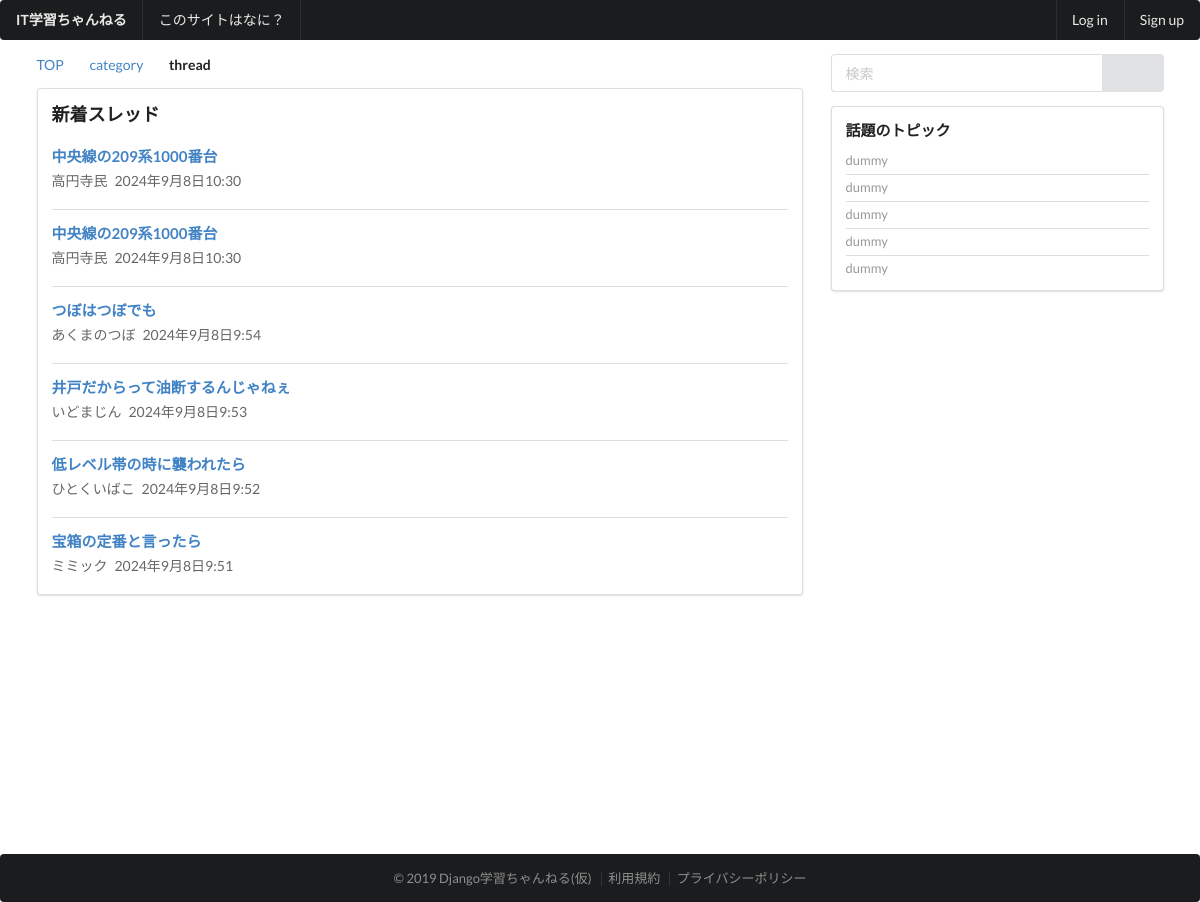
The app's page /, older data.
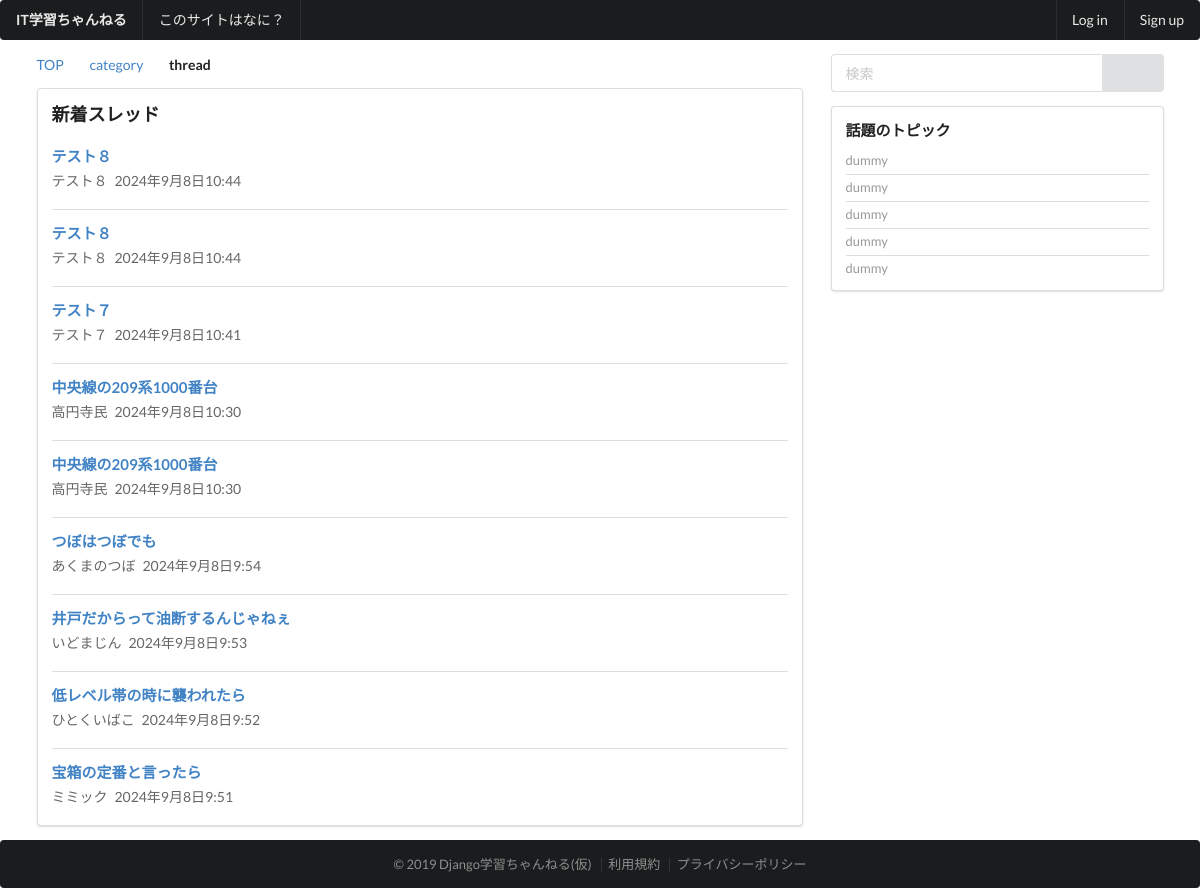
The same page, newer data.
### thread/models.py (models this page shows, shortened)
class Topic(models.Model):
    user_name = models.CharField(
        '名無しさん',
        max_length=30,
        null=True,
        blank=False,
    )
    title = models.CharField(
        'タイトル',
        max_length=255,
        null = False,
        blank = False,
    )
    message = models.TextField(
        verbose_name='本文',
        null=True,
        blank=False,
    )
    category = models.ForeignKey(
        Category,
        verbose_name='カテゴリー',
        on_delete=models.PROTECT,
        null=True,
        blank=False,
    )
    status = models.IntegerField(
        'トピックのステータス',
        default=0,
        choices=TOPIC_STATUS_CHOICE,
    )
    created = models.DateTimeField(
        auto_now_add=True,
    )
    modified = models.DateTimeField(
        auto_now=True,
    )
    objects = TopicManager()

### base/views.py (the view)
# urls.py: path('', TopicListView.as_view(), name='top'),
class TopicListView(ListView):
    template_name = 'base/top.html'
    queryset = Topic.objects.order_by('-created')
    context_object_name = 'topic_list'

### templates/base/top.html (shortened to what this page needs)
{% extends 'base/base.html' %}
{% block content %}
<div class="ui grid stackable">
  <div class="eleven wide column">
    <div class="ui breadcrumb">
      <a class="section">TOP</a>
      <i class="right angle icon divider"></i>
      <a class="section">category</a>
      <i class="right angle icon divider"></i>
      <div class="active section">thread</div>
    </div>
    <div class="ui segment">
      <div class="content">
        <div class="header"><h3>新着スレッド</h3></div>
        <div class="ui divided items">
          {% for topic in topic_list %}
          <div class="item">
            <div class="content">
              <div class="header">
                <a href="{% url 'topic' topic.pk %}"><h4>{{topic.title}}</h4></a>
              </div>
              <div class="meta">
                <span class="name">{{topic.user_name}}</span>
                <span class="date">{{topic.created}}</span>
              </div>
            </div>
          </div>
          {% endfor %}
        </div>
      </div>
    </div>
  </div>
  {% include 'base/sidebar.html' %}
</div>
{% endblock %}

### templates/base/base.html (shortened to what this page needs)
{% load static %}
<!DOCTYPE html>
<head>
  <link href="{% static 'css/semantic.css' %}" rel="stylesheet">
</head>
<body>
  <div class="ui stackable inverted menu">
    <div class="header item">
      IT学習ちゃんねる
    </div>
    <a class="item">
      このサイトはなに？
    </a>
    <div class="right menu">
      <a class="item">
        Log in
      </a>
      <a class="item">
        Sign up
      </a>
    </div>
  </div>
  <div class="ui container" style="min-height:100vh;">
    {% block content %}
    {% endblock %}
  </div>
  <div class="ui inverted stackable footer segment">
    <div class="ui container center aligned">
      <div class="ui horizontal inverted small divided link list">
        <a class="item">© 2019 Django学習ちゃんねる(仮)</a>
        <a class="item">利用規約</a>
        <a class="item">プライバシーポリシー</a>
      </div>
    </div>
  </div>
</body>

### templates/base/sidebar.html
<div class="five wide column">
    <div class="ui action input" style="width: 100%;">
      <input type="text" placeholder="検索">
      <button class="ui button"><i class="search icon"></i></button>
    </div>
    <div class="ui segment">
      <div class="content">
        <div class="header"><h4>話題のトピック</h4></div>
        <div class="ui relaxed list small divided link">
          <a class="item">dummy</a>
          <a class="item">dummy</a>
          <a class="item">dummy</a>
          <a class="item">dummy</a>
          <a class="item">dummy</a>
        </div>
      </div>
    </div>
  </div>

Row changes from the older to the newer data that the page shows:
added Topic: title "テスト８", user_name "テスト８", created "2024年9月8日10:44"
added Topic: title "テスト８", user_name "テスト８", created "2024年9月8日10:44"
added Topic: title "テスト７", user_name "テスト７", created "2024年9月8日10:41"
